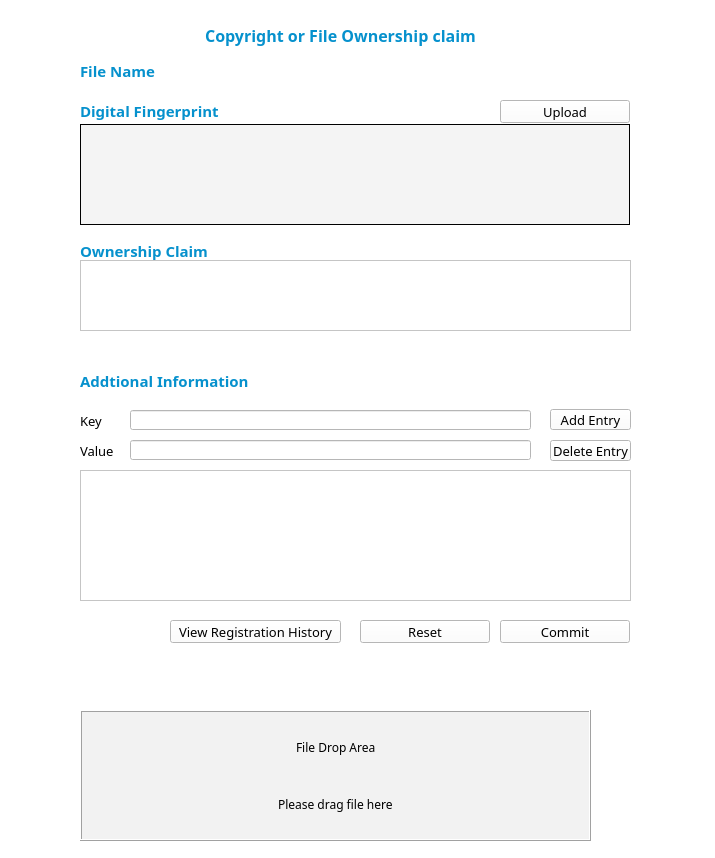
<?xml version="1.0" encoding="UTF-8"?>
<ui version="4.0">
 <class>attestation_reg</class>
 <widget class="QWidget" name="attestation_reg">
  <property name="geometry">
   <rect>
    <x>0</x>
    <y>0</y>
    <width>715</width>
    <height>858</height>
   </rect>
  </property>
  <property name="sizePolicy">
   <sizepolicy hsizetype="Expanding" vsizetype="Expanding">
    <horstretch>0</horstretch>
    <verstretch>0</verstretch>
   </sizepolicy>
  </property>
  <property name="minimumSize">
   <size>
    <width>715</width>
    <height>0</height>
   </size>
  </property>
  <property name="maximumSize">
   <size>
    <width>715</width>
    <height>16777215</height>
   </size>
  </property>
  <property name="font">
   <font>
    <family>微软雅黑</family>
   </font>
  </property>
  <property name="acceptDrops">
   <bool>true</bool>
  </property>
  <property name="windowTitle">
   <string>Form</string>
  </property>
  <property name="styleSheet">
   <string notr="true">background-color: rgb(255, 255, 255);</string>
  </property>
  <widget class="QFrame" name="frame_2">
   <property name="geometry">
    <rect>
     <x>0</x>
     <y>0</y>
     <width>715</width>
     <height>361</height>
    </rect>
   </property>
   <property name="font">
    <font>
     <family>微软雅黑</family>
    </font>
   </property>
   <property name="frameShape">
    <enum>QFrame::NoFrame</enum>
   </property>
   <property name="frameShadow">
    <enum>QFrame::Raised</enum>
   </property>
   <widget class="QLabel" name="digitalFingerprintLabel">
    <property name="geometry">
     <rect>
      <x>80</x>
      <y>124</y>
      <width>550</width>
      <height>101</height>
     </rect>
    </property>
    <property name="minimumSize">
     <size>
      <width>400</width>
      <height>50</height>
     </size>
    </property>
    <property name="maximumSize">
     <size>
      <width>16777215</width>
      <height>16777215</height>
     </size>
    </property>
    <property name="font">
     <font>
      <family>微软雅黑</family>
      <pointsize>10</pointsize>
     </font>
    </property>
    <property name="toolTip">
     <string>Digital  Fingerprint</string>
    </property>
    <property name="styleSheet">
     <string notr="true">border-color: rgb(204, 204, 204);
background-color: rgb(244, 244, 244);</string>
    </property>
    <property name="frameShape">
     <enum>QFrame::Box</enum>
    </property>
    <property name="text">
     <string/>
    </property>
    <property name="textFormat">
     <enum>Qt::PlainText</enum>
    </property>
    <property name="alignment">
     <set>Qt::AlignCenter</set>
    </property>
    <property name="wordWrap">
     <bool>true</bool>
    </property>
    <property name="indent">
     <number>5</number>
    </property>
   </widget>
   <widget class="QLabel" name="label_FileName">
    <property name="geometry">
     <rect>
      <x>80</x>
      <y>60</y>
      <width>81</width>
      <height>21</height>
     </rect>
    </property>
    <property name="font">
     <font>
      <family>微软雅黑</family>
      <pointsize>11</pointsize>
      <weight>75</weight>
      <bold>true</bold>
     </font>
    </property>
    <property name="styleSheet">
     <string notr="true">color: rgb(6, 145, 205);</string>
    </property>
    <property name="text">
     <string>File Name</string>
    </property>
   </widget>
   <widget class="QLabel" name="labelFileName">
    <property name="geometry">
     <rect>
      <x>170</x>
      <y>60</y>
      <width>431</width>
      <height>21</height>
     </rect>
    </property>
    <property name="font">
     <font>
      <family>微软雅黑</family>
      <pointsize>10</pointsize>
     </font>
    </property>
    <property name="text">
     <string/>
    </property>
   </widget>
   <widget class="QPushButton" name="btnOpenFile">
    <property name="geometry">
     <rect>
      <x>500</x>
      <y>100</y>
      <width>130</width>
      <height>23</height>
     </rect>
    </property>
    <property name="font">
     <font>
      <family>微软雅黑</family>
      <pointsize>10</pointsize>
     </font>
    </property>
    <property name="text">
     <string>Upload</string>
    </property>
    <property name="flat">
     <bool>false</bool>
    </property>
   </widget>
   <widget class="QLabel" name="label_2">
    <property name="geometry">
     <rect>
      <x>110</x>
      <y>20</y>
      <width>461</width>
      <height>31</height>
     </rect>
    </property>
    <property name="font">
     <font>
      <family>微软雅黑</family>
      <pointsize>12</pointsize>
      <weight>75</weight>
      <bold>true</bold>
     </font>
    </property>
    <property name="layoutDirection">
     <enum>Qt::LeftToRight</enum>
    </property>
    <property name="styleSheet">
     <string notr="true">color: rgb(6, 145, 205);</string>
    </property>
    <property name="text">
     <string>Copyright or File Ownership claim</string>
    </property>
    <property name="alignment">
     <set>Qt::AlignCenter</set>
    </property>
   </widget>
   <widget class="QLabel" name="label_FileName_2">
    <property name="geometry">
     <rect>
      <x>80</x>
      <y>100</y>
      <width>311</width>
      <height>21</height>
     </rect>
    </property>
    <property name="font">
     <font>
      <family>微软雅黑</family>
      <pointsize>11</pointsize>
      <weight>75</weight>
      <bold>true</bold>
     </font>
    </property>
    <property name="styleSheet">
     <string notr="true">color: rgb(6, 145, 205);</string>
    </property>
    <property name="text">
     <string>Digital Fingerprint</string>
    </property>
   </widget>
   <widget class="QLabel" name="label_6">
    <property name="geometry">
     <rect>
      <x>80</x>
      <y>240</y>
      <width>151</width>
      <height>21</height>
     </rect>
    </property>
    <property name="font">
     <font>
      <family>微软雅黑</family>
      <pointsize>11</pointsize>
      <weight>75</weight>
      <bold>true</bold>
     </font>
    </property>
    <property name="styleSheet">
     <string notr="true">color: rgb(6, 145, 205);</string>
    </property>
    <property name="text">
     <string>Ownership Claim</string>
    </property>
   </widget>
   <widget class="QTextEdit" name="editRightOwner">
    <property name="geometry">
     <rect>
      <x>80</x>
      <y>260</y>
      <width>551</width>
      <height>71</height>
     </rect>
    </property>
   </widget>
   <zorder>label_FileName</zorder>
   <zorder>labelFileName</zorder>
   <zorder>btnOpenFile</zorder>
   <zorder>label_2</zorder>
   <zorder>label_FileName_2</zorder>
   <zorder>label_6</zorder>
   <zorder>digitalFingerprintLabel</zorder>
   <zorder>editRightOwner</zorder>
  </widget>
  <widget class="QFrame" name="frame_7">
   <property name="geometry">
    <rect>
     <x>0</x>
     <y>360</y>
     <width>715</width>
     <height>331</height>
    </rect>
   </property>
   <property name="styleSheet">
    <string notr="true"/>
   </property>
   <property name="frameShape">
    <enum>QFrame::NoFrame</enum>
   </property>
   <property name="frameShadow">
    <enum>QFrame::Raised</enum>
   </property>
   <widget class="QTextEdit" name="textEdit">
    <property name="geometry">
     <rect>
      <x>80</x>
      <y>110</y>
      <width>551</width>
      <height>131</height>
     </rect>
    </property>
    <property name="sizePolicy">
     <sizepolicy hsizetype="Expanding" vsizetype="Fixed">
      <horstretch>0</horstretch>
      <verstretch>0</verstretch>
     </sizepolicy>
    </property>
    <property name="minimumSize">
     <size>
      <width>400</width>
      <height>80</height>
     </size>
    </property>
    <property name="maximumSize">
     <size>
      <width>16777215</width>
      <height>16777215</height>
     </size>
    </property>
    <property name="font">
     <font>
      <pointsize>10</pointsize>
     </font>
    </property>
    <property name="readOnly">
     <bool>true</bool>
    </property>
    <property name="placeholderText">
     <string/>
    </property>
   </widget>
   <widget class="QPushButton" name="btnAddPublic">
    <property name="geometry">
     <rect>
      <x>550</x>
      <y>49</y>
      <width>81</width>
      <height>21</height>
     </rect>
    </property>
    <property name="font">
     <font>
      <family>微软雅黑</family>
      <pointsize>10</pointsize>
     </font>
    </property>
    <property name="text">
     <string>Add Entry</string>
    </property>
   </widget>
   <widget class="QLabel" name="label_4">
    <property name="geometry">
     <rect>
      <x>80</x>
      <y>50</y>
      <width>41</width>
      <height>21</height>
     </rect>
    </property>
    <property name="font">
     <font>
      <family>微软雅黑</family>
      <pointsize>10</pointsize>
     </font>
    </property>
    <property name="text">
     <string>Key</string>
    </property>
   </widget>
   <widget class="QLabel" name="labelSelfDef">
    <property name="geometry">
     <rect>
      <x>80</x>
      <y>10</y>
      <width>191</width>
      <height>21</height>
     </rect>
    </property>
    <property name="font">
     <font>
      <family>微软雅黑</family>
      <pointsize>11</pointsize>
      <weight>75</weight>
      <bold>true</bold>
     </font>
    </property>
    <property name="styleSheet">
     <string notr="true">color: rgb(6, 145, 205);</string>
    </property>
    <property name="text">
     <string>Addtional Information</string>
    </property>
   </widget>
   <widget class="QLabel" name="label_5">
    <property name="geometry">
     <rect>
      <x>80</x>
      <y>80</y>
      <width>41</width>
      <height>21</height>
     </rect>
    </property>
    <property name="font">
     <font>
      <family>微软雅黑</family>
      <pointsize>10</pointsize>
     </font>
    </property>
    <property name="text">
     <string>Value</string>
    </property>
   </widget>
   <widget class="QLineEdit" name="editPublicVal">
    <property name="geometry">
     <rect>
      <x>130</x>
      <y>80</y>
      <width>401</width>
      <height>20</height>
     </rect>
    </property>
    <property name="font">
     <font>
      <pointsize>10</pointsize>
     </font>
    </property>
   </widget>
   <widget class="QPushButton" name="btnCommit">
    <property name="geometry">
     <rect>
      <x>500</x>
      <y>260</y>
      <width>130</width>
      <height>23</height>
     </rect>
    </property>
    <property name="font">
     <font>
      <family>微软雅黑</family>
      <pointsize>10</pointsize>
     </font>
    </property>
    <property name="text">
     <string>Commit</string>
    </property>
    <property name="flat">
     <bool>false</bool>
    </property>
   </widget>
   <widget class="QPushButton" name="btnClear">
    <property name="geometry">
     <rect>
      <x>550</x>
      <y>80</y>
      <width>81</width>
      <height>21</height>
     </rect>
    </property>
    <property name="font">
     <font>
      <family>微软雅黑</family>
      <pointsize>10</pointsize>
     </font>
    </property>
    <property name="text">
     <string>Delete Entry</string>
    </property>
   </widget>
   <widget class="QPushButton" name="btnReset">
    <property name="geometry">
     <rect>
      <x>360</x>
      <y>260</y>
      <width>130</width>
      <height>23</height>
     </rect>
    </property>
    <property name="font">
     <font>
      <family>微软雅黑</family>
      <pointsize>10</pointsize>
     </font>
    </property>
    <property name="text">
     <string>Reset</string>
    </property>
    <property name="flat">
     <bool>false</bool>
    </property>
   </widget>
   <widget class="QLineEdit" name="editPublicKey">
    <property name="geometry">
     <rect>
      <x>130</x>
      <y>50</y>
      <width>401</width>
      <height>20</height>
     </rect>
    </property>
    <property name="font">
     <font>
      <pointsize>10</pointsize>
     </font>
    </property>
   </widget>
   <widget class="QPushButton" name="btnHistory">
    <property name="geometry">
     <rect>
      <x>170</x>
      <y>260</y>
      <width>171</width>
      <height>23</height>
     </rect>
    </property>
    <property name="font">
     <font>
      <family>微软雅黑</family>
      <pointsize>10</pointsize>
     </font>
    </property>
    <property name="text">
     <string>View Registration History</string>
    </property>
   </widget>
  </widget>
  <widget class="QFrame" name="frameFileArea">
   <property name="geometry">
    <rect>
     <x>80</x>
     <y>710</y>
     <width>511</width>
     <height>131</height>
    </rect>
   </property>
   <property name="sizePolicy">
    <sizepolicy hsizetype="Expanding" vsizetype="Fixed">
     <horstretch>0</horstretch>
     <verstretch>0</verstretch>
    </sizepolicy>
   </property>
   <property name="minimumSize">
    <size>
     <width>400</width>
     <height>50</height>
    </size>
   </property>
   <property name="maximumSize">
    <size>
     <width>16777215</width>
     <height>200</height>
    </size>
   </property>
   <property name="font">
    <font>
     <pointsize>10</pointsize>
    </font>
   </property>
   <property name="styleSheet">
    <string notr="true">background-color: rgb(242, 242, 242);</string>
   </property>
   <property name="frameShape">
    <enum>QFrame::Box</enum>
   </property>
   <property name="frameShadow">
    <enum>QFrame::Raised</enum>
   </property>
   <layout class="QVBoxLayout" name="verticalLayout_2">
    <item>
     <widget class="QFrame" name="frame_5">
      <property name="frameShape">
       <enum>QFrame::NoFrame</enum>
      </property>
      <property name="frameShadow">
       <enum>QFrame::Raised</enum>
      </property>
      <layout class="QHBoxLayout" name="horizontalLayout_3">
       <item>
        <spacer name="horizontalSpacer_7">
         <property name="orientation">
          <enum>Qt::Horizontal</enum>
         </property>
         <property name="sizeHint" stdset="0">
          <size>
           <width>128</width>
           <height>20</height>
          </size>
         </property>
        </spacer>
       </item>
       <item>
        <widget class="QLabel" name="label">
         <property name="font">
          <font>
           <family>微软雅黑</family>
          </font>
         </property>
         <property name="text">
          <string>File Drop Area</string>
         </property>
        </widget>
       </item>
       <item>
        <spacer name="horizontalSpacer_8">
         <property name="orientation">
          <enum>Qt::Horizontal</enum>
         </property>
         <property name="sizeHint" stdset="0">
          <size>
           <width>128</width>
           <height>20</height>
          </size>
         </property>
        </spacer>
       </item>
      </layout>
     </widget>
    </item>
    <item>
     <widget class="QFrame" name="frame_6">
      <property name="frameShape">
       <enum>QFrame::NoFrame</enum>
      </property>
      <property name="frameShadow">
       <enum>QFrame::Raised</enum>
      </property>
      <layout class="QHBoxLayout" name="horizontalLayout_4">
       <item>
        <spacer name="horizontalSpacer_9">
         <property name="orientation">
          <enum>Qt::Horizontal</enum>
         </property>
         <property name="sizeHint" stdset="0">
          <size>
           <width>92</width>
           <height>20</height>
          </size>
         </property>
        </spacer>
       </item>
       <item>
        <widget class="QLabel" name="label_3">
         <property name="font">
          <font>
           <family>微软雅黑</family>
          </font>
         </property>
         <property name="text">
          <string>Please drag file here</string>
         </property>
        </widget>
       </item>
       <item>
        <spacer name="horizontalSpacer_10">
         <property name="orientation">
          <enum>Qt::Horizontal</enum>
         </property>
         <property name="sizeHint" stdset="0">
          <size>
           <width>92</width>
           <height>20</height>
          </size>
         </property>
        </spacer>
       </item>
      </layout>
     </widget>
    </item>
   </layout>
  </widget>
 </widget>
 <resources/>
 <connections/>
</ui>
